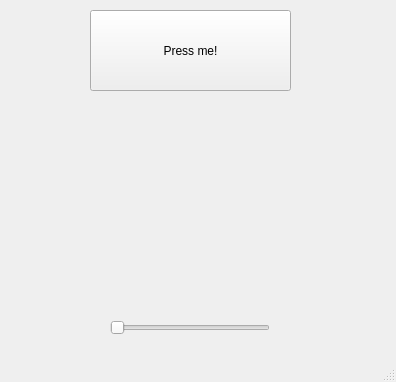
<?xml version="1.0" encoding="UTF-8"?>
<ui version="4.0">
 <class>Main</class>
 <widget class="QMainWindow" name="Main">
  <property name="geometry">
   <rect>
    <x>0</x>
    <y>0</y>
    <width>396</width>
    <height>382</height>
   </rect>
  </property>
  <property name="windowTitle">
   <string>MainWindow</string>
  </property>
  <widget class="QWidget" name="centralwidget">
   <widget class="QPushButton" name="btn_press">
    <property name="geometry">
     <rect>
      <x>90</x>
      <y>10</y>
      <width>201</width>
      <height>81</height>
     </rect>
    </property>
    <property name="text">
     <string>Press me!</string>
    </property>
   </widget>
   <widget class="QLabel" name="lblOutput">
    <property name="geometry">
     <rect>
      <x>10</x>
      <y>100</y>
      <width>381</width>
      <height>191</height>
     </rect>
    </property>
    <property name="font">
     <font>
      <family>RomanC</family>
      <pointsize>26</pointsize>
     </font>
    </property>
    <property name="text">
     <string/>
    </property>
    <property name="alignment">
     <set>Qt::AlignCenter</set>
    </property>
   </widget>
   <widget class="QSlider" name="sldFontSize">
    <property name="geometry">
     <rect>
      <x>110</x>
      <y>320</y>
      <width>160</width>
      <height>16</height>
     </rect>
    </property>
    <property name="orientation">
     <enum>Qt::Horizontal</enum>
    </property>
   </widget>
  </widget>
  <widget class="QMenuBar" name="menubar">
   <property name="geometry">
    <rect>
     <x>0</x>
     <y>0</y>
     <width>396</width>
     <height>22</height>
    </rect>
   </property>
  </widget>
  <widget class="QStatusBar" name="statusbar"/>
 </widget>
 <resources/>
 <connections/>
</ui>
